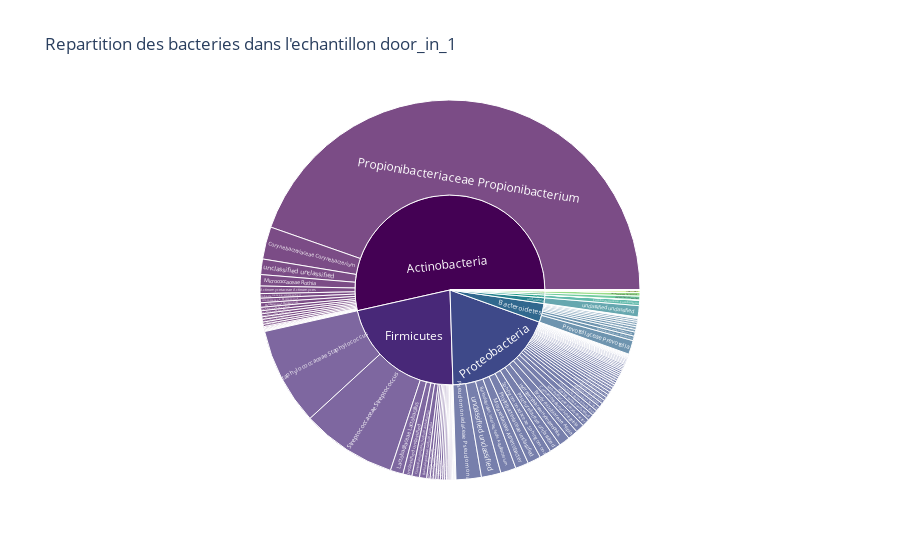

Notebook code for this chart:
### Code cell
#Pie chart avec des differentes embranchement et bacteries

df['name']= df['famille']+' '+df['genre'] 

sample = 'door_in_1'

fig = px.sunburst(df, 
                  path=['embranchement', 'name'], 
                  values=sample,
                  color_discrete_sequence=px.colors.sequential.Viridis, 
                  title="Repartition des bacteries dans l'echantillon "+sample,
                  ) 
fig.show()

### Figure 1 — Plotly figure (JSON) as saved in the notebook; plotly's stock layout.template omitted (floating-point values rounded to 4 significant figures; data arrays with more than 128 entries replaced by an {"elided": "..."} marker saying what was removed)
{"data": [{"branchvalues": "total", "domain": {"x": [0, 1], "y": [0, 1]}, "hovertemplate": "labels=%{label}<br>door_in_1=%{value}<br>parent=%{parent}<br>id=%{id}<extra></extra>", "ids": {"elided": "454 str values"}, "labels": {"elided": "454 str values"}, "name": "", "parents": {"elided": "454 str values"}, "type": "sunburst", "values": {"elided": "454 int values"}}], "layout": {"legend": {"tracegroupgap": 0}, "sunburstcolorway": ["#440154", "#482878", "#3e4989", "#31688e", "#26828e", "#1f9e89", "#35b779", "#6ece58", "#b5de2b", "#fde725"], "title": {"text": "Repartition des bacteries dans l'echantillon door_in_1"}}}
